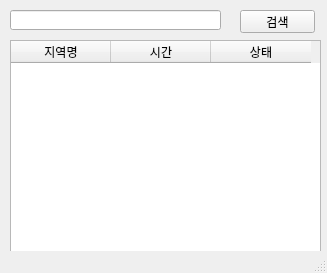
<?xml version="1.0" encoding="UTF-8"?>
<ui version="4.0">
 <class>MainWindow</class>
 <widget class="QMainWindow" name="MainWindow">
  <property name="geometry">
   <rect>
    <x>0</x>
    <y>0</y>
    <width>327</width>
    <height>273</height>
   </rect>
  </property>
  <property name="windowTitle">
   <string>MainWindow</string>
  </property>
  <widget class="QWidget" name="centralwidget">
   <widget class="QPushButton" name="pushButton">
    <property name="geometry">
     <rect>
      <x>240</x>
      <y>10</y>
      <width>75</width>
      <height>23</height>
     </rect>
    </property>
    <property name="text">
     <string>검색</string>
    </property>
   </widget>
   <widget class="QLineEdit" name="lineEdit">
    <property name="geometry">
     <rect>
      <x>10</x>
      <y>10</y>
      <width>211</width>
      <height>20</height>
     </rect>
    </property>
   </widget>
   <widget class="QTableWidget" name="tableWidget">
    <property name="geometry">
     <rect>
      <x>10</x>
      <y>40</y>
      <width>311</width>
      <height>221</height>
     </rect>
    </property>
    <column>
     <property name="text">
      <string>지역명</string>
     </property>
    </column>
    <column>
     <property name="text">
      <string>시간</string>
     </property>
    </column>
    <column>
     <property name="text">
      <string>상태</string>
     </property>
    </column>
   </widget>
  </widget>
  <widget class="QStatusBar" name="statusbar"/>
 </widget>
 <resources/>
 <connections/>
</ui>
